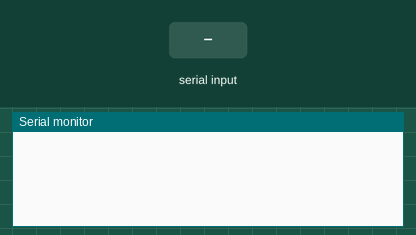
A sketch run on a simulated Arduino Uno, built with avr-gcc and run on an emulated ATmega328P. Parts: the last lines printed to the serial monitor. The test bench sets the inputs (shaded band).

Above: at 1.2 s.
1.3 s: "1" received over Serial
At 1.9 s:
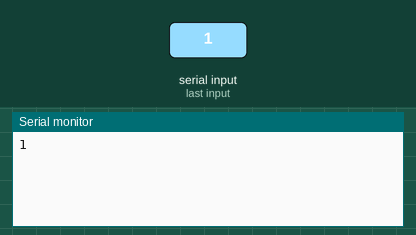
3.5 s: "0" received over Serial
At 4.4 s:
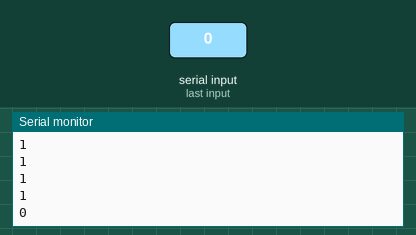
5.0 s: "2" received over Serial
At 5.4 s:
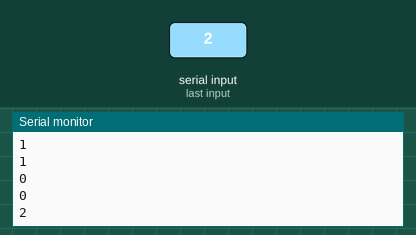
Timing chart, 0 to 8.0 s (numbered marks = the images above; inputs shaded):
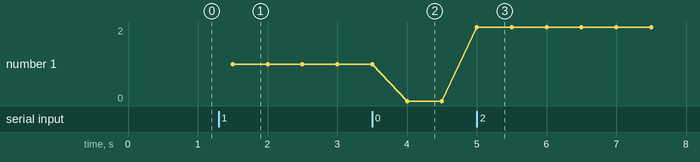

The sketch:

SerialEcho.ino
```cpp
  String serialDataInOld;
  String serialDataInNew = "";
  char serialInput;

void setup(){
  Serial.begin(9600);
}

void loop(){
  serialDataInNew = "";
  readtoPI();
  Serial.println(serialDataInNew);
  serialDataInOld = serialDataInNew;
  delay(500);
}

void readtoPI(){
  while(Serial.available()){
    serialInput = Serial.read();
    serialDataInNew.concat(serialInput);
  }
    if(serialDataInNew == ""){
      serialDataInNew = serialDataInOld;
    }
}
```

Measured:
- after the input at 1.3 s, the serial monitor: prints a new line after 0.20 s (image 1)
- after the input at 3.5 s, the serial monitor: prints a new line after 0.50 s (image 2)
- after the input at 5.0 s, the serial monitor: prints a new line at once (image 3)
- plotted number 1: 1 → 0 after the input at 3.5 s, 0 → 2 after the input at 5.0 s
